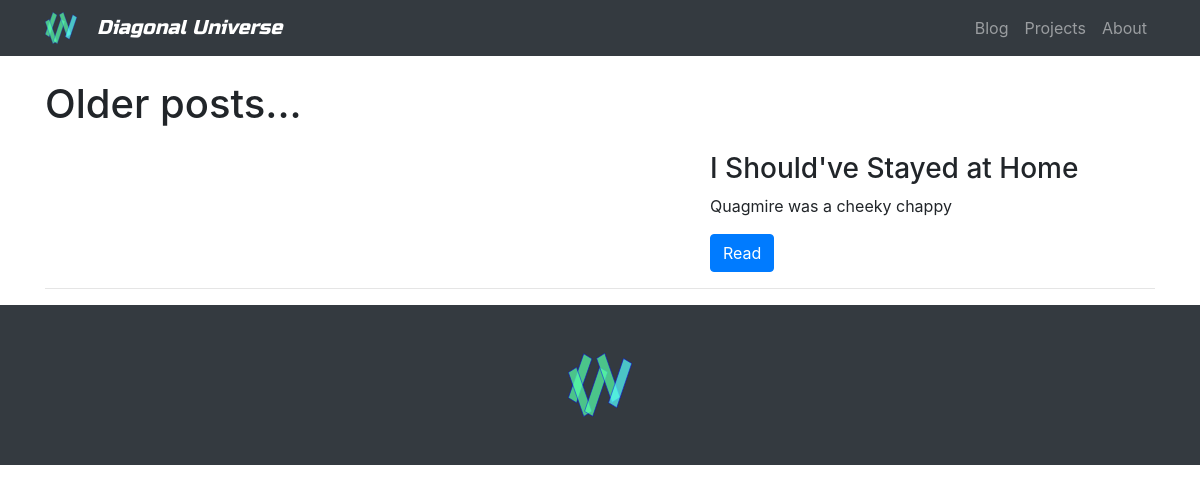
Page /post_list/Thoughts/ on the earlier database version.
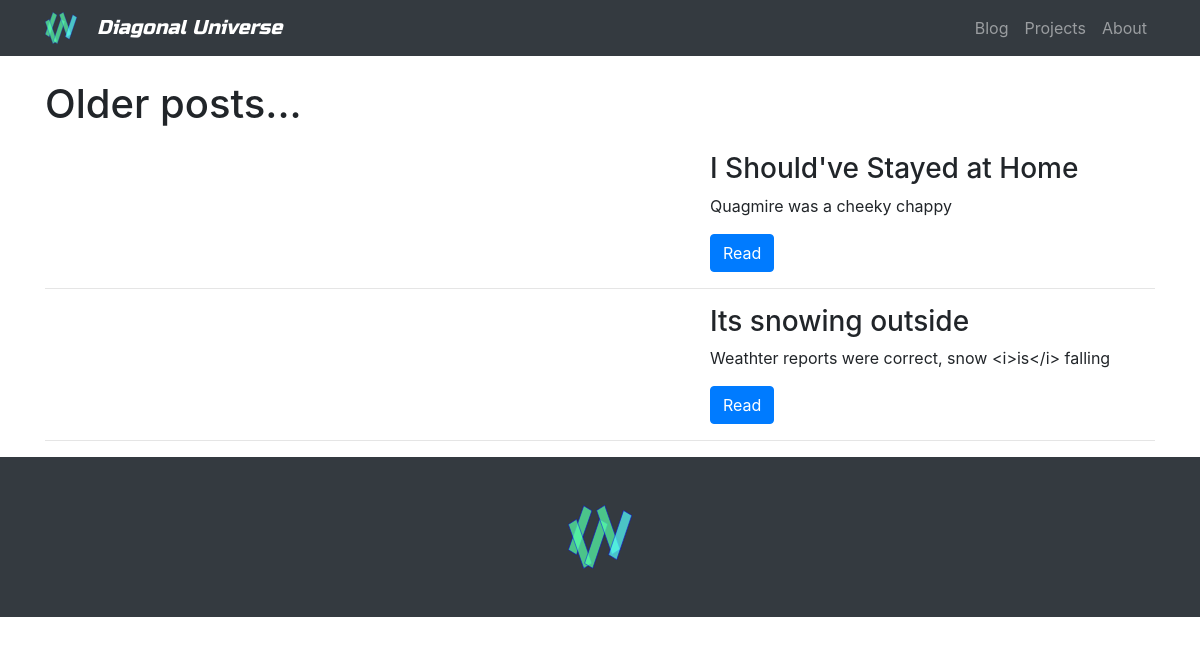
Same page on the later database version.
### post/models.py (models this page shows)
class Post(models.Model):
    TECH = 'Tech'
    TUTORIALS = 'Tutorials'
    PROJECTS = 'Projects'
    COMPUTING = 'Computing'
    CULTURE = 'Culture'
    THOUGHTS = 'Thoughts'
    CATEGORYS = (
        (TECH, 'Tech'),
        (TUTORIALS, 'Tutorials'),
        (PROJECTS, 'Projects'),
        (COMPUTING, 'Computing'),
        (CULTURE, 'Culture'),
        (THOUGHTS, 'Thoughts'),
    )
    title = models.CharField(max_length=100)
    slug = models.SlugField(max_length=100, default="None")
    subtitle = models.TextField(max_length=300, default="No subtitle")
    category = models.CharField(max_length=20, choices=CATEGORYS, default=TECH)
    date = models.DateField(default=datetime.now)
    text1 = models.TextField(max_length=7000, default="No text")
    text2 = models.TextField(max_length=7000, default="No text")
    video = models.CharField(max_length=100, default="No video for this post")

### post/views.py (the view)
# urls.py: path("post_list/<cat>/", views.post_list, name="post_list"),
def post_list(request, cat):
    postList = Post.objects.filter(category = cat)
    return render(request, "post/post_list.html", {'postList': postList})

### post/templates/post/post_list.html (shortened to what this page needs)
{% extends 'base.html' %}
{% block post_list %}
<div class="container">
    <h1 class="my-4">Older posts...
    </h1>
    {% for post in postList %}
    <div class="row">
        <div class="col-md-7">
        </div>
        <div class="col-md-5">
            <h3>{{ post.title }}</h3>
            <p>{{ post.subtitle }}</p>
            <a class="btn btn-primary" href="{% url 'old_post' slug=post.slug %}">Read</a>
        </div>
    </div>
    <hr>
    {% endfor %}
</div>
{% endblock %}

Differences in the rows shown:
added Post: title "Its snowing outside", subtitle "Weathter reports were correct, snow <i>is</i> falling"
